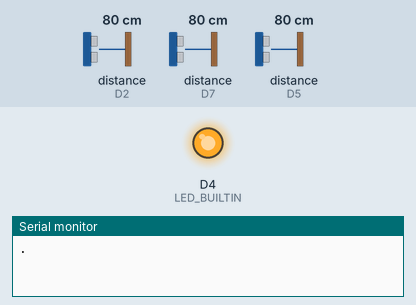
Simulated run of this sketch. Board: ESP8266 (NodeMCU). Parts: output pins drawn as LEDs (lit = HIGH, except the on-board LED, lit = LOW), the last lines printed to the serial monitor. Wiring (inferred from the names in the program): 3 × ultrasonic range finder: trigger D3, echo D5 / trigger D1, echo D2 / trigger D6, echo D7. Inputs (shaded band) come from the test bench; at power-on: distance to the obstacle (sensors on D2, D7, D5) 80 cm. The echo pulse lasts 58.3 µs per cm; WiFi joins after 1.5 s; servers stay silent unless stated; pins used as bus, display or sensor lines are not drawn.

Above: at 0.1 s.
At 2.4 s:
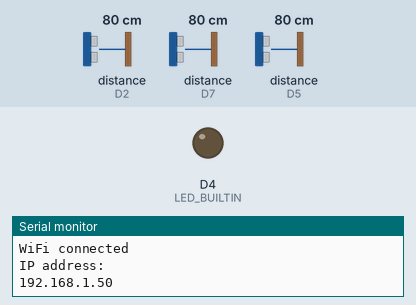
Timing chart, 0 to 4.5 s (numbered marks = the images above):
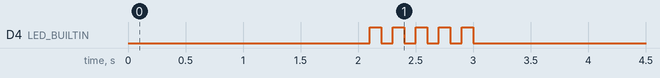

The sketch:

esp_ultrasonic_web_sockets.ino
```cpp
/*
 * Circuit:
 * 1. Ultrasonic up (HC-RS04 trigUPin = D1, echoUPin = D2)
 * 2. Ultrasonic left (HC-RS04 trigLPin = D3, echoLPin = D5)
 * 3. Ultrasonic left (HC-RS04 trigRPin = D6, echoRPin = D7)
 * Warning: in order to work connect GDN(sensor)->G(esp), Vcc(sensor)->VV(esp)
*/

#include <ArduinoWebsockets.h>
#include <ESP8266WiFi.h>

// esp_pin section
#define D1 5 //IN-OUT
#define D2 4 //IN-OUT
#define D3 0 //OUT
#define D5 14 //IN-OUT
#define D6 12 //IN-OUT
#define D7 13 //IN-OUT

// wifi section
const char* ssid = "ssid";
const char* password = "password";

// websockets section
using namespace websockets;
WebsocketsServer server;
WebsocketsClient client;

// ultrasonic section
const int trigUPin = D1; //OUT
const int echoUPin = D2; //IN
const int trigLPin = D3; //OUT
const int echoLPin = D5; //IN
const int trigRPin = D6; //OUT
const int echoRPin = D7; //IN
int distanceU, distanceL, distanceR;

void wifiConnect () {

  WiFi.begin(ssid, password);
  for(int i = 0; i < 15 && WiFi.status() != WL_CONNECTED; i++) {
      Serial.print(".");
      delay(1000);
  }

  Serial.println("");
  Serial.println("WiFi connected");
  Serial.println("IP address: ");
  Serial.println(WiFi.localIP());
}

void wsClientInit() {

  String websockets_server_host = "192.168.43.19";
  int websockets_server_port = 9000;

  bool connected = client.connect(websockets_server_host, websockets_server_port, "/");

  if(connected) {
    Serial.println("[INFO] Send msg: DISTANCE = (" + String(distanceL) + "|" + String(distanceU) + "|" + String(distanceR) + ")");
    client.send("DISTANCE = (" + String(distanceL) + "|" + String(distanceU) + "|" + String(distanceR) + ")");
  } else {
    Serial.println("Not Connected!");
  }

  client.onMessage([&](WebsocketsMessage message) {
    Serial.print("Got Message: ");
    Serial.println(message.data());
  });
}

void wsClientSendMsg() {

  if(client.available()) {
    client.send("DISTANCE = (" + String(distanceL) + "|" + String(distanceU) + "|" + String(distanceR) + ")");
  }
}

void ledNotify() {

  pinMode(LED_BUILTIN, OUTPUT);
  for (int i = 0; i <= 10; i++) {
    digitalWrite(LED_BUILTIN, (i%2));
    delay(100);
  }
}

void ultrasonicInit() {

  pinMode(trigUPin, OUTPUT);
  pinMode(echoUPin, INPUT);
  pinMode(trigLPin, OUTPUT);
  pinMode(echoLPin, INPUT);
  pinMode(trigRPin, OUTPUT);
  pinMode(echoRPin, INPUT);
}

int scanOn(int trig, int echo) {

  long duration = -1.0;
  int distance = -1;
  Serial.println("[INFO] scanning ...");
  // Clears the trigPin
  digitalWrite(trig, LOW);
  delayMicroseconds(2);
  // Sets the trigPin on HIGH state for 10 micro seconds
  digitalWrite(trig, HIGH);
  delayMicroseconds(10);
  digitalWrite(trig, LOW);
  // Reads the echoPin, returns the sound wave travel time in microseconds
  duration = pulseIn(echo, HIGH);
  // Calculating the distance
  distance = (duration * 0.034)/2;
  delay(50);
  return distance;
}

void readUltrasonicsDistance() {

  distanceU = scanOn(trigUPin, echoUPin);
  distanceL = scanOn(trigLPin, echoLPin);
  distanceR = scanOn(trigRPin, echoRPin);

  Serial.print("[INFO] distance: ");
  Serial.print(distanceL);
  Serial.print("|");
  Serial.print(distanceU);
  Serial.print("|");
  Serial.print(distanceR);
  Serial.println("|");
}

void setup() {
  Serial.begin(9600);
  wifiConnect();
  ultrasonicInit();
  ledNotify();
}

void loop() {
  readUltrasonicsDistance();
  wsClientInit();
  delay(300);
}
```
